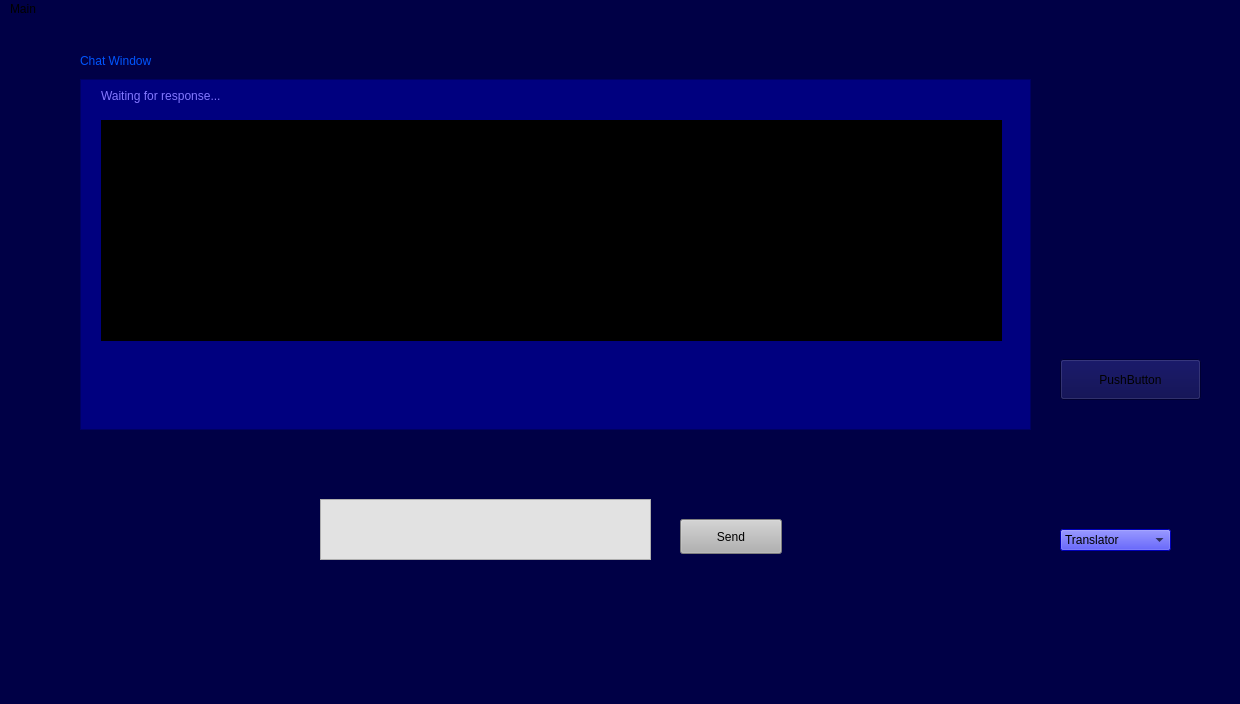
<?xml version="1.0" encoding="UTF-8"?>
<ui version="4.0">
 <class>MainWindow</class>
 <widget class="QMainWindow" name="MainWindow">
  <property name="geometry">
   <rect>
    <x>0</x>
    <y>0</y>
    <width>1240</width>
    <height>704</height>
   </rect>
  </property>
  <property name="windowTitle">
   <string>My-ChatAssitant</string>
  </property>
  <property name="styleSheet">
   <string notr="true">background-color: rgb(0, 0, 70);</string>
  </property>
  <widget class="QWidget" name="centralwidget">
   <widget class="QPushButton" name="SendTextButton">
    <property name="geometry">
     <rect>
      <x>680</x>
      <y>500</y>
      <width>102</width>
      <height>35</height>
     </rect>
    </property>
    <property name="styleSheet">
     <string notr="true">background-color: rgb(177, 177, 177);</string>
    </property>
    <property name="text">
     <string>Send</string>
    </property>
   </widget>
   <widget class="QTextEdit" name="textEdit">
    <property name="geometry">
     <rect>
      <x>320</x>
      <y>480</y>
      <width>331</width>
      <height>61</height>
     </rect>
    </property>
    <property name="styleSheet">
     <string notr="true">gridline-color: rgb(255, 255, 255);
background-color: rgb(226, 226, 226);</string>
    </property>
    <property name="lineWidth">
     <number>3</number>
    </property>
   </widget>
   <widget class="QScrollArea" name="scrollArea">
    <property name="geometry">
     <rect>
      <x>80</x>
      <y>60</y>
      <width>951</width>
      <height>351</height>
     </rect>
    </property>
    <property name="palette">
     <palette>
      <active>
       <colorrole role="Button">
        <brush brushstyle="SolidPattern">
         <color alpha="255">
          <red>0</red>
          <green>0</green>
          <blue>127</blue>
         </color>
        </brush>
       </colorrole>
       <colorrole role="Base">
        <brush brushstyle="SolidPattern">
         <color alpha="255">
          <red>0</red>
          <green>0</green>
          <blue>127</blue>
         </color>
        </brush>
       </colorrole>
       <colorrole role="Window">
        <brush brushstyle="SolidPattern">
         <color alpha="255">
          <red>0</red>
          <green>0</green>
          <blue>127</blue>
         </color>
        </brush>
       </colorrole>
      </active>
      <inactive>
       <colorrole role="Button">
        <brush brushstyle="SolidPattern">
         <color alpha="255">
          <red>0</red>
          <green>0</green>
          <blue>127</blue>
         </color>
        </brush>
       </colorrole>
       <colorrole role="Base">
        <brush brushstyle="SolidPattern">
         <color alpha="255">
          <red>0</red>
          <green>0</green>
          <blue>127</blue>
         </color>
        </brush>
       </colorrole>
       <colorrole role="Window">
        <brush brushstyle="SolidPattern">
         <color alpha="255">
          <red>0</red>
          <green>0</green>
          <blue>127</blue>
         </color>
        </brush>
       </colorrole>
      </inactive>
      <disabled>
       <colorrole role="Button">
        <brush brushstyle="SolidPattern">
         <color alpha="255">
          <red>0</red>
          <green>0</green>
          <blue>127</blue>
         </color>
        </brush>
       </colorrole>
       <colorrole role="Base">
        <brush brushstyle="SolidPattern">
         <color alpha="255">
          <red>0</red>
          <green>0</green>
          <blue>127</blue>
         </color>
        </brush>
       </colorrole>
       <colorrole role="Window">
        <brush brushstyle="SolidPattern">
         <color alpha="255">
          <red>0</red>
          <green>0</green>
          <blue>127</blue>
         </color>
        </brush>
       </colorrole>
      </disabled>
     </palette>
    </property>
    <property name="autoFillBackground">
     <bool>false</bool>
    </property>
    <property name="styleSheet">
     <string notr="true">background-color: rgb(0, 0, 127);</string>
    </property>
    <property name="widgetResizable">
     <bool>true</bool>
    </property>
    <widget class="QWidget" name="scrollAreaWidgetContents">
     <property name="geometry">
      <rect>
       <x>0</x>
       <y>0</y>
       <width>949</width>
       <height>349</height>
      </rect>
     </property>
     <widget class="QLabel" name="labelResponse">
      <property name="geometry">
       <rect>
        <x>20</x>
        <y>0</y>
        <width>361</width>
        <height>31</height>
       </rect>
      </property>
      <property name="styleSheet">
       <string notr="true">color: rgb(131, 120, 255);</string>
      </property>
      <property name="text">
       <string>Waiting for response...</string>
      </property>
     </widget>
     <widget class="QTextBrowser" name="responseTextBrowser">
      <property name="geometry">
       <rect>
        <x>20</x>
        <y>40</y>
        <width>901</width>
        <height>221</height>
       </rect>
      </property>
      <property name="palette">
       <palette>
        <active>
         <colorrole role="Button">
          <brush brushstyle="SolidPattern">
           <color alpha="255">
            <red>0</red>
            <green>0</green>
            <blue>0</blue>
           </color>
          </brush>
         </colorrole>
         <colorrole role="Text">
          <brush brushstyle="SolidPattern">
           <color alpha="255">
            <red>255</red>
            <green>255</green>
            <blue>255</blue>
           </color>
          </brush>
         </colorrole>
         <colorrole role="Base">
          <brush brushstyle="SolidPattern">
           <color alpha="255">
            <red>0</red>
            <green>0</green>
            <blue>0</blue>
           </color>
          </brush>
         </colorrole>
         <colorrole role="Window">
          <brush brushstyle="SolidPattern">
           <color alpha="255">
            <red>0</red>
            <green>0</green>
            <blue>0</blue>
           </color>
          </brush>
         </colorrole>
        </active>
        <inactive>
         <colorrole role="Button">
          <brush brushstyle="SolidPattern">
           <color alpha="255">
            <red>0</red>
            <green>0</green>
            <blue>0</blue>
           </color>
          </brush>
         </colorrole>
         <colorrole role="Text">
          <brush brushstyle="SolidPattern">
           <color alpha="255">
            <red>255</red>
            <green>255</green>
            <blue>255</blue>
           </color>
          </brush>
         </colorrole>
         <colorrole role="Base">
          <brush brushstyle="SolidPattern">
           <color alpha="255">
            <red>0</red>
            <green>0</green>
            <blue>0</blue>
           </color>
          </brush>
         </colorrole>
         <colorrole role="Window">
          <brush brushstyle="SolidPattern">
           <color alpha="255">
            <red>0</red>
            <green>0</green>
            <blue>0</blue>
           </color>
          </brush>
         </colorrole>
        </inactive>
        <disabled>
         <colorrole role="Button">
          <brush brushstyle="SolidPattern">
           <color alpha="255">
            <red>0</red>
            <green>0</green>
            <blue>0</blue>
           </color>
          </brush>
         </colorrole>
         <colorrole role="Text">
          <brush brushstyle="SolidPattern">
           <color alpha="255">
            <red>120</red>
            <green>120</green>
            <blue>120</blue>
           </color>
          </brush>
         </colorrole>
         <colorrole role="Base">
          <brush brushstyle="SolidPattern">
           <color alpha="255">
            <red>0</red>
            <green>0</green>
            <blue>0</blue>
           </color>
          </brush>
         </colorrole>
         <colorrole role="Window">
          <brush brushstyle="SolidPattern">
           <color alpha="255">
            <red>0</red>
            <green>0</green>
            <blue>0</blue>
           </color>
          </brush>
         </colorrole>
        </disabled>
       </palette>
      </property>
      <property name="font">
       <font>
        <family>.萍方-简</family>
        <pointsize>9</pointsize>
        <weight>50</weight>
        <italic>false</italic>
        <bold>false</bold>
       </font>
      </property>
      <property name="styleSheet">
       <string notr="true">background-color: rgb(0, 0, 0);
font: 9pt &quot;.萍方-简&quot;;</string>
      </property>
      <property name="lineWidth">
       <number>3</number>
      </property>
     </widget>
    </widget>
   </widget>
   <widget class="QLabel" name="label">
    <property name="geometry">
     <rect>
      <x>80</x>
      <y>30</y>
      <width>151</width>
      <height>24</height>
     </rect>
    </property>
    <property name="palette">
     <palette>
      <active>
       <colorrole role="WindowText">
        <brush brushstyle="SolidPattern">
         <color alpha="255">
          <red>0</red>
          <green>85</green>
          <blue>255</blue>
         </color>
        </brush>
       </colorrole>
       <colorrole role="Button">
        <brush brushstyle="SolidPattern">
         <color alpha="255">
          <red>0</red>
          <green>0</green>
          <blue>70</blue>
         </color>
        </brush>
       </colorrole>
       <colorrole role="Text">
        <brush brushstyle="SolidPattern">
         <color alpha="255">
          <red>221</red>
          <green>221</green>
          <blue>221</blue>
         </color>
        </brush>
       </colorrole>
       <colorrole role="Base">
        <brush brushstyle="SolidPattern">
         <color alpha="255">
          <red>0</red>
          <green>0</green>
          <blue>70</blue>
         </color>
        </brush>
       </colorrole>
       <colorrole role="Window">
        <brush brushstyle="SolidPattern">
         <color alpha="255">
          <red>0</red>
          <green>0</green>
          <blue>70</blue>
         </color>
        </brush>
       </colorrole>
      </active>
      <inactive>
       <colorrole role="WindowText">
        <brush brushstyle="SolidPattern">
         <color alpha="255">
          <red>0</red>
          <green>85</green>
          <blue>255</blue>
         </color>
        </brush>
       </colorrole>
       <colorrole role="Button">
        <brush brushstyle="SolidPattern">
         <color alpha="255">
          <red>0</red>
          <green>0</green>
          <blue>70</blue>
         </color>
        </brush>
       </colorrole>
       <colorrole role="Text">
        <brush brushstyle="SolidPattern">
         <color alpha="255">
          <red>221</red>
          <green>221</green>
          <blue>221</blue>
         </color>
        </brush>
       </colorrole>
       <colorrole role="Base">
        <brush brushstyle="SolidPattern">
         <color alpha="255">
          <red>0</red>
          <green>0</green>
          <blue>70</blue>
         </color>
        </brush>
       </colorrole>
       <colorrole role="Window">
        <brush brushstyle="SolidPattern">
         <color alpha="255">
          <red>0</red>
          <green>0</green>
          <blue>70</blue>
         </color>
        </brush>
       </colorrole>
      </inactive>
      <disabled>
       <colorrole role="WindowText">
        <brush brushstyle="SolidPattern">
         <color alpha="255">
          <red>120</red>
          <green>120</green>
          <blue>120</blue>
         </color>
        </brush>
       </colorrole>
       <colorrole role="Button">
        <brush brushstyle="SolidPattern">
         <color alpha="255">
          <red>0</red>
          <green>0</green>
          <blue>70</blue>
         </color>
        </brush>
       </colorrole>
       <colorrole role="Text">
        <brush brushstyle="SolidPattern">
         <color alpha="255">
          <red>120</red>
          <green>120</green>
          <blue>120</blue>
         </color>
        </brush>
       </colorrole>
       <colorrole role="Base">
        <brush brushstyle="SolidPattern">
         <color alpha="255">
          <red>0</red>
          <green>0</green>
          <blue>70</blue>
         </color>
        </brush>
       </colorrole>
       <colorrole role="Window">
        <brush brushstyle="SolidPattern">
         <color alpha="255">
          <red>0</red>
          <green>0</green>
          <blue>70</blue>
         </color>
        </brush>
       </colorrole>
      </disabled>
     </palette>
    </property>
    <property name="styleSheet">
     <string notr="true">font: 22pt &quot;3ds&quot;;</string>
    </property>
    <property name="text">
     <string>Chat Window</string>
    </property>
   </widget>
   <widget class="QPushButton" name="pushButton">
    <property name="geometry">
     <rect>
      <x>1060</x>
      <y>340</y>
      <width>141</width>
      <height>41</height>
     </rect>
    </property>
    <property name="text">
     <string>PushButton</string>
    </property>
   </widget>
   <widget class="QComboBox" name="comboBoxGptRole">
    <property name="geometry">
     <rect>
      <x>1060</x>
      <y>510</y>
      <width>111</width>
      <height>22</height>
     </rect>
    </property>
    <property name="styleSheet">
     <string notr="true">background-color: rgb(0, 0, 255);</string>
    </property>
    <property name="editable">
     <bool>false</bool>
    </property>
    <property name="modelColumn">
     <number>0</number>
    </property>
    <item>
     <property name="text">
      <string>Translator</string>
     </property>
    </item>
    <item>
     <property name="text">
      <string>Contex-free Conversation</string>
     </property>
    </item>
    <item>
     <property name="text">
      <string>English Teacher</string>
     </property>
    </item>
   </widget>
  </widget>
  <widget class="QMenuBar" name="menubar">
   <property name="geometry">
    <rect>
     <x>0</x>
     <y>0</y>
     <width>1240</width>
     <height>18</height>
    </rect>
   </property>
   <widget class="QMenu" name="menuMain">
    <property name="title">
     <string>Main</string>
    </property>
    <addaction name="separator"/>
    <addaction name="separator"/>
    <addaction name="separator"/>
   </widget>
   <addaction name="menuMain"/>
  </widget>
  <widget class="QStatusBar" name="statusbar"/>
 </widget>
 <resources/>
 <connections/>
</ui>
